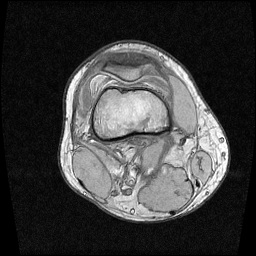
#> input picture progetto/PIL/Cartilagini.png, 256 x 256 px, found by its file name
$ python thresholdingGlobalvsAdaptative.py   (older library calls are emulated)
#> lines starting #> are read from the running program, lines starting #| are printed output that depends on the picture; after the words box and inside, x2 and y2 are one past the last pixel; in counts of white or black regions, pixels touching at a corner belong together
import matplotlib.pyplot as plt
import skimage
from skimage import data
from skimage.filter import threshold_otsu, threshold_adaptive


from skimage import io

image=skimage.io.imread("Cartilagini.png")
#> image is the input picture: shape (256, 256); min 0, max 255, mean 61.7


global_thresh = threshold_otsu(image)
#> global_thresh = 89
binary_global = image > global_thresh
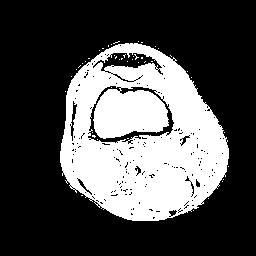
#> binary_global: shape (256, 256) bool; 31.5% white; 45 white regions (44 under 20 px), largest, box (x1, y1, x2, y2) and area: (60, 43, 229, 221) 20548

block_size = 40
binary_adaptive = threshold_adaptive(image, block_size, offset=10)
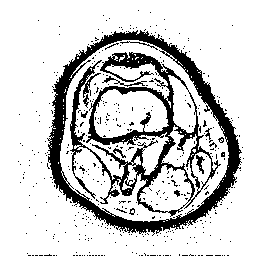
#> binary_adaptive: shape (256, 256) bool; 80.7% white; 427 black regions (415 under 20 px), largest, box (x1, y1, x2, y2) and area: (47, 30, 242, 236) 6028, (70, 52, 221, 217) 5311, (102, 76, 147, 87) 94

fig, axes = plt.subplots(nrows=3, figsize=(7, 8))
ax0, ax1, ax2 = axes
plt.gray()

ax0.imshow(image)
ax0.set_title('Image')

ax1.imshow(binary_global)
ax1.set_title('Global thresholding')

ax2.imshow(binary_adaptive)
ax2.set_title('Adaptive thresholding')

for ax in axes:
    ax.axis('off')

plt.show()
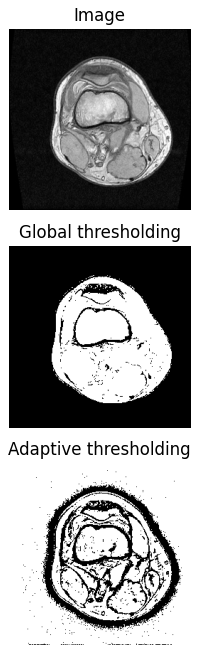
#> figure drawn by matplotlib, 3 panels

$ run again, with progetto/PIL/solarize_PIL.png copied over progetto/PIL/Cartilagini.png
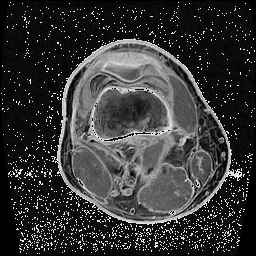
#> input picture progetto/PIL/solarize_PIL.png, 256 x 256 px, found by its file name
#> image is the input picture: shape (256, 256, 3); min 0, max 235, mean 54.2
#> global_thresh = 80
#> `binary_global = image > global_thresh`:
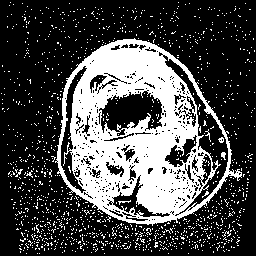
#> binary_global: shape (256, 256, 3) bool; 29.4% white; 1299 white regions (1292 under 20 px), largest, box (x1, y1, x2, y2) and area: (55, 38, 242, 226) 16612, (221, 152, 226, 160) 26, (218, 137, 224, 143) 23
#> `binary_adaptive = threshold_adaptive(image, block_size, offset=10)`:
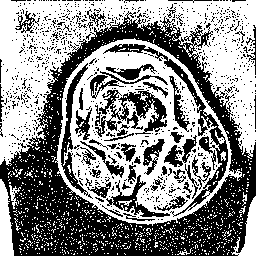
#> binary_adaptive: shape (256, 256, 3) bool; 53.8% white; 981 black regions (927 under 20 px), largest, box (x1, y1, x2, y2) and area: (0, 11, 256, 256) 18658, (103, 44, 228, 217) 1786, (95, 90, 167, 137) 1375
